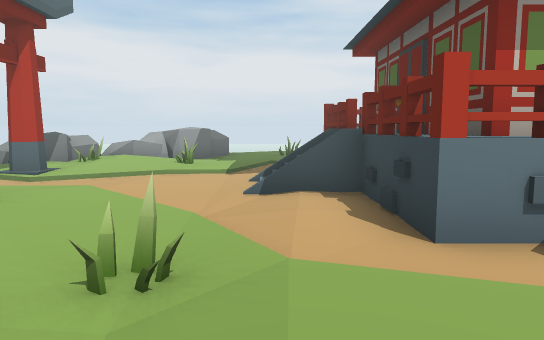
view 1 (above)

16 first-person views from a walk through a Unity game level. The camera is 1.5 m above the floor, tilts 6° down and sees 70° across. The floor is counted in squares, 2 m on a side. Each view is taken from the middle of a square. On the plan, view 1 faces up. The plan holds only what a view shows up to about 12 squares ahead; the rest is blank. The place goes on beyond the plan. The player is left out. Some animated figures are left out. Some surface patterns are stand-ins.

view 2
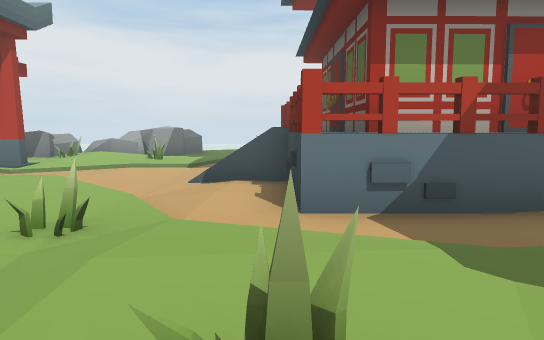

view 3
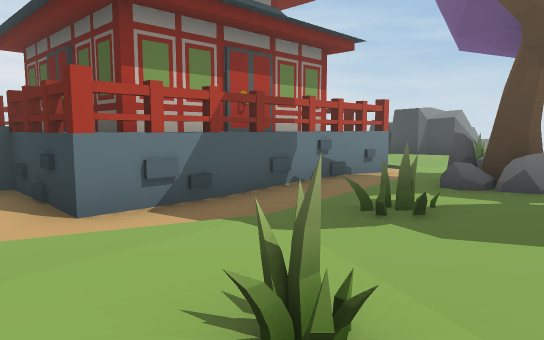

view 4
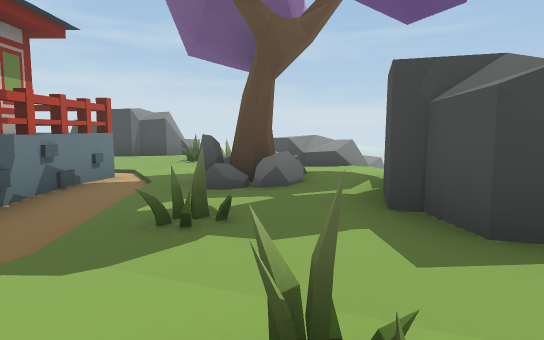

view 5
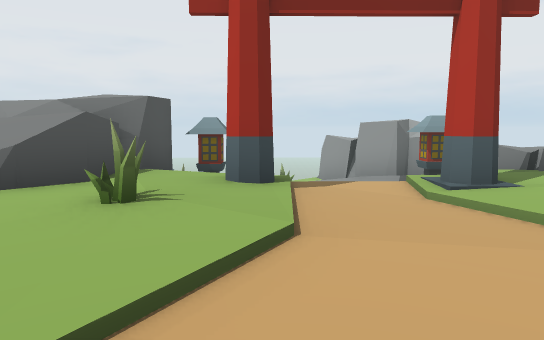

view 6
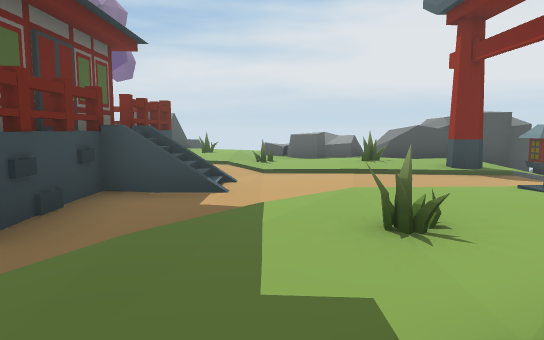

view 7
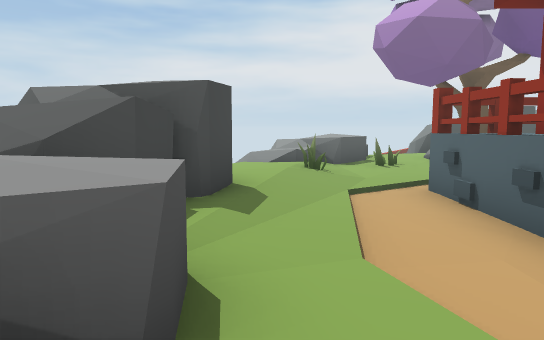

view 8
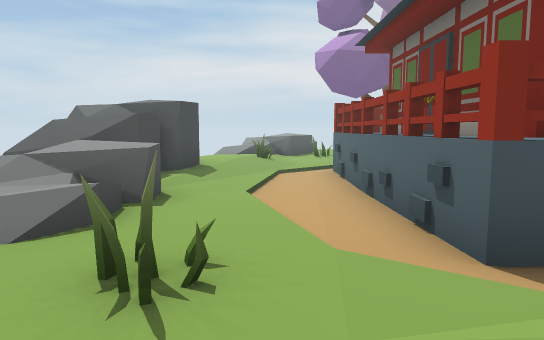

view 9
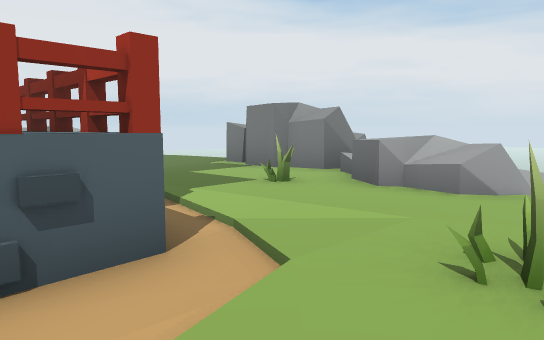

view 10
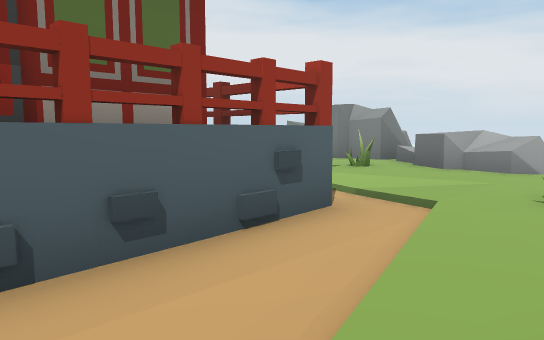

view 11
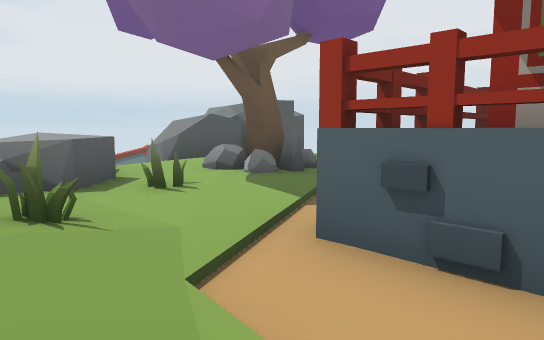

view 12
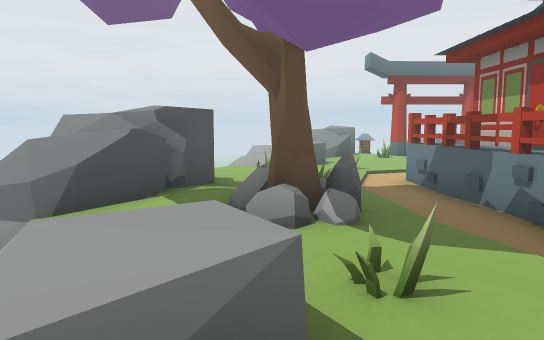

view 13
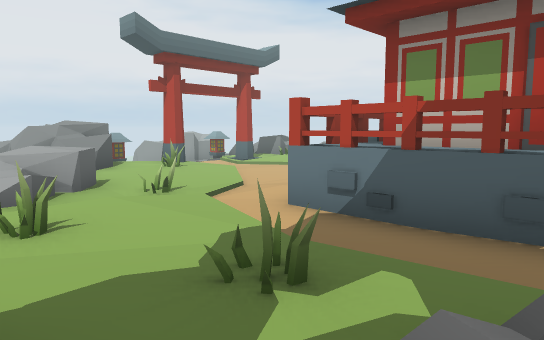

view 14
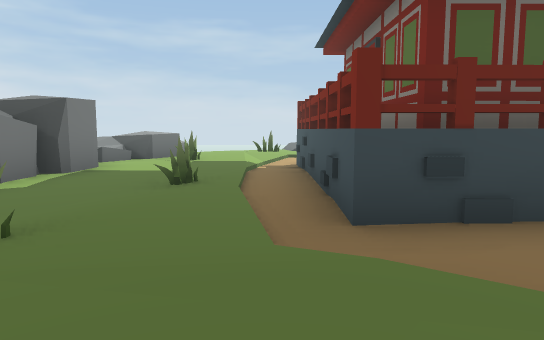

view 15
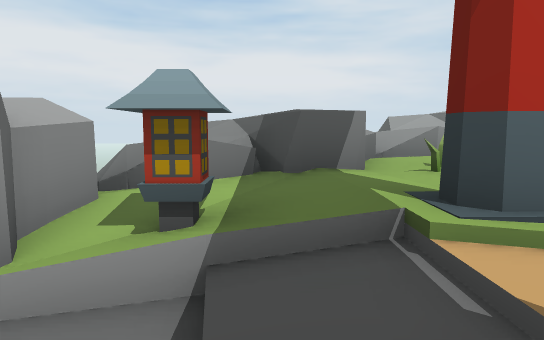

view 16
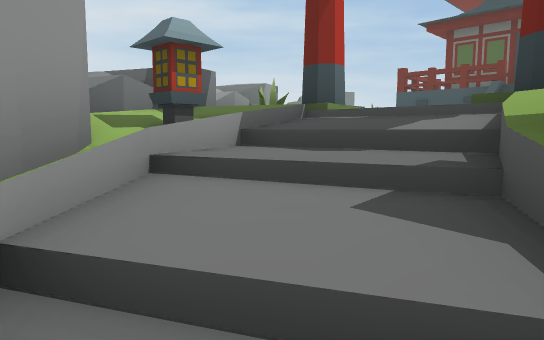

### Floor plan
Key: @ floor where view 1 was taken; # wall or solid block; x gap in a wall; . main floor; : floor 0.25 m higher than the main floor; - floor 0.25 m lower than the main floor; _ floor 0.5 m lower than the main floor; < floor 1 m lower than the main floor; ( floor 2 m lower than the main floor; / step, stairs or slope; = window, fence, low wall or low ledge; ^ raised ledge; v drop or lower ground; T tree; L lantern; O other object.
Columns run from 10 left of view 1 to 13 right of it. Each row starts with its distance up from view 1.
 16                ^
 15                ^^
 14           vv.###x=
 13            --.##.==x
 12       v##..O--..O#..
 11      =x=#-...O.......
 10   =##=:.--._-----_..O.
  9   #=##O:O.-#######-../
  8   #L-.....-#######_-.=#
  7 ####/#.---/##    #__-==
  6 //=</----_//#    #__-.##
  5 O(///#..-_-##    #__-##
  4  //L-..O.--#######__.#
  3   O##^#..---######_/.###
  2      #^.-O.-__---.-O..v
  1      #===-..-O.OO.O...
  0        ###@O...TT.==/v
 -1         vv...##::.=#v
 -2             ####..x:
 -3               ##v  v
 -4                 v

Positions as (right, up) in squares from view 1, and headings:
1: (0, 0), facing up
2: (1, -1), facing up
3: (0, -1), facing up-right
4: (0, 0), facing right
5: (0, 5), facing left
6: (-1, 12), facing down
7: (10, 9), facing down
8: (9, 12), facing down
9: (10, 8), facing up-left
10: (10, 6), facing up-left
11: (10, 5), facing down-left
12: (10, 0), facing left
13: (5, -1), facing up-left
14: (-2, 10), facing right
15: (-6, 5), facing up
16: (-9, 4), facing up-right
